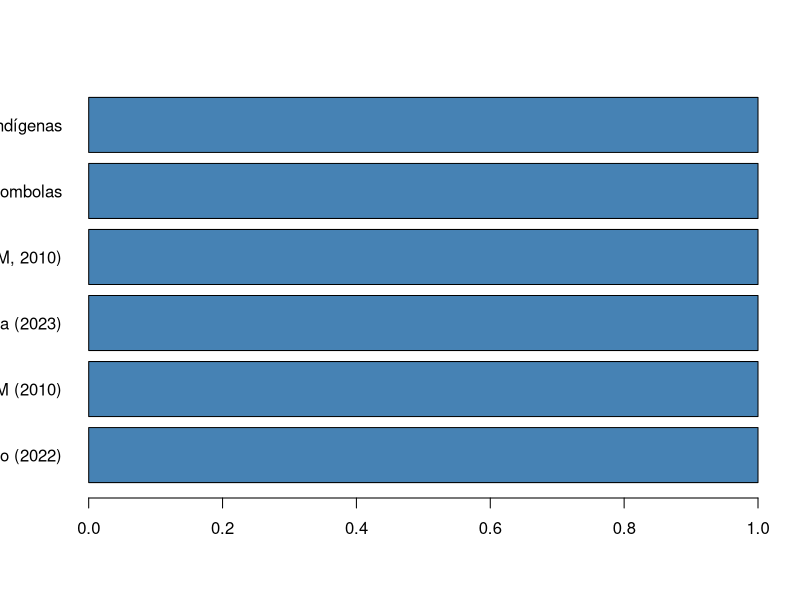
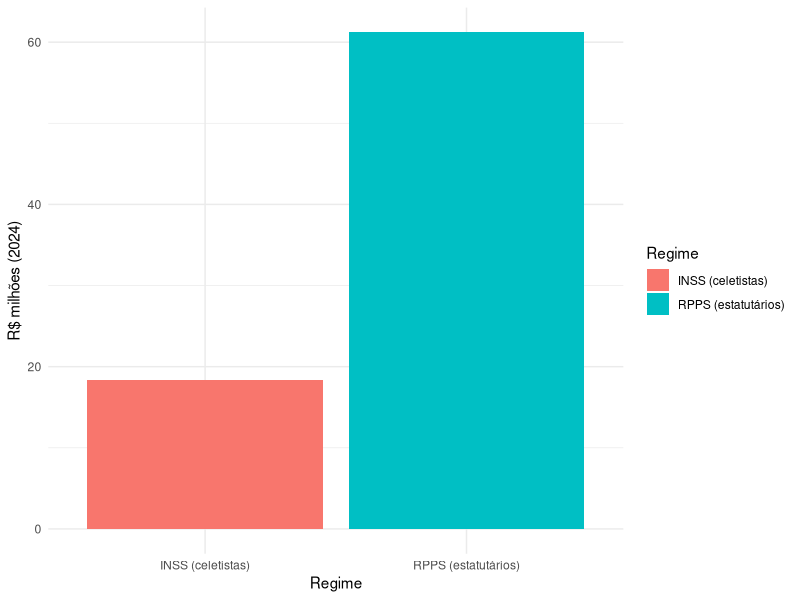
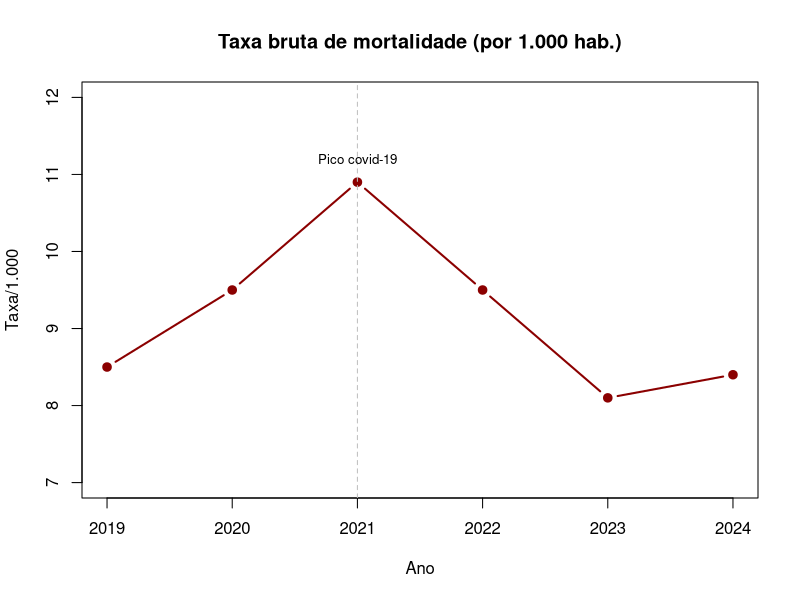
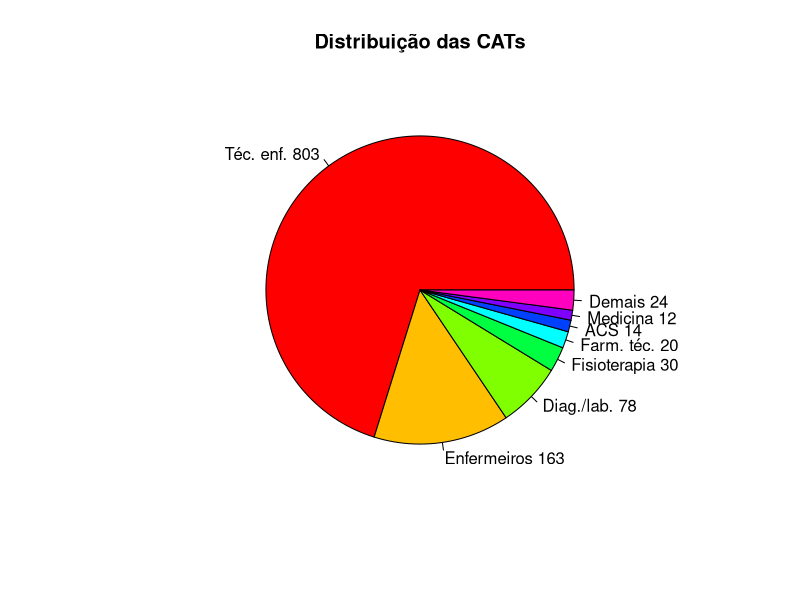
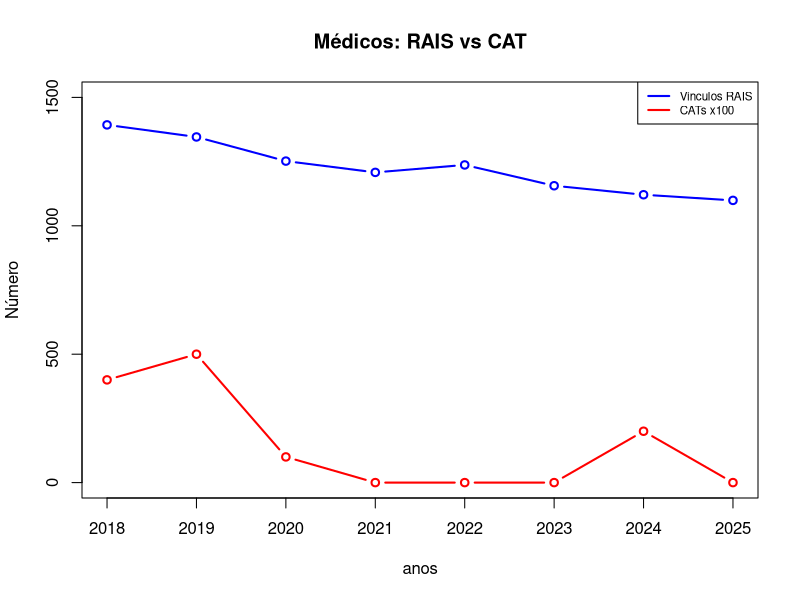
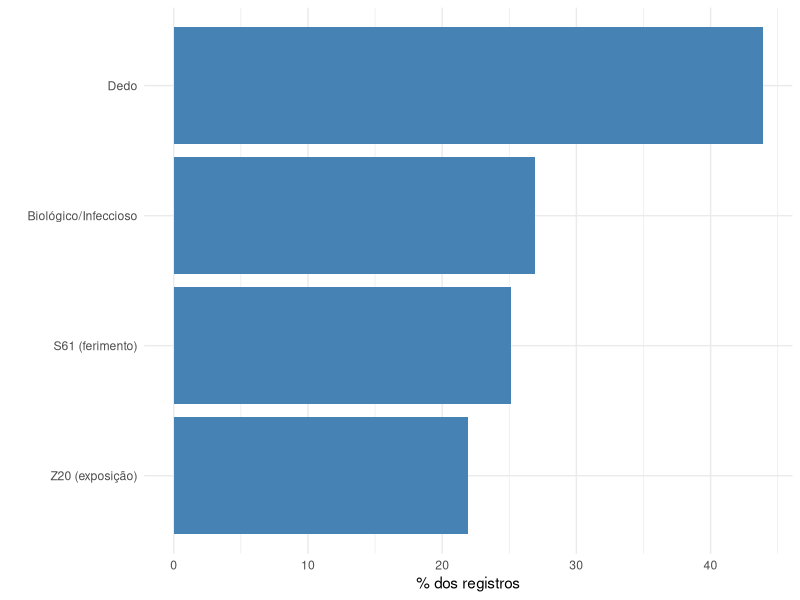
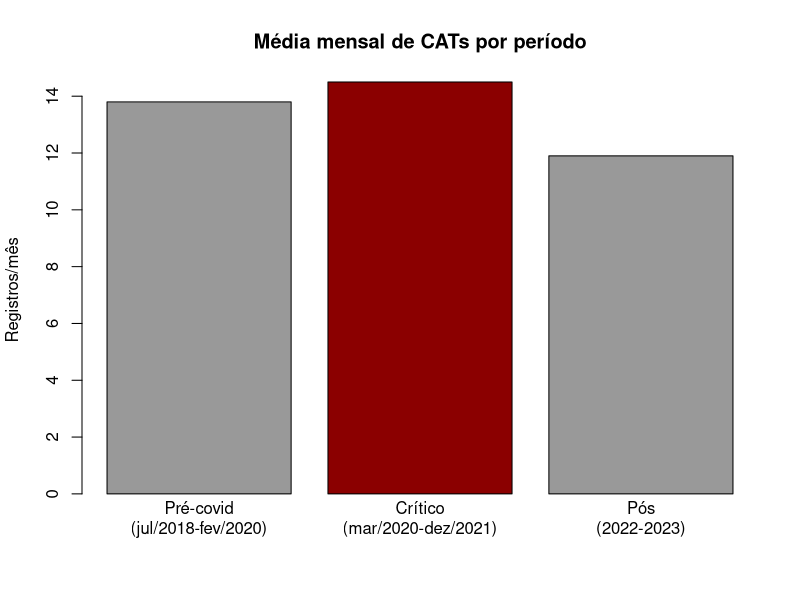

The R script that drew these images, in order:
## ---- chunk 1
dados <- data.frame(
  Indicador = c("População (2022)", "IDHM (2010)", "PIB per capita (2023)", 
                "Pobreza (<½ SM, 2010)", "Quilombolas", "Indígenas"),
  Valor = c("483.540 hab.", "0,716", "R$ 88.831", "37,7%", "3.083", "363")
)
barplot(rep(1,6), names.arg=dados$Indicador, horiz=TRUE, las=1, col="steelblue")
## ---- chunk 2
library(ggplot2)
df <- data.frame(
  Regime = c("RPPS (estatutários)", "INSS (celetistas)"),
  Contribuicoes = c(61.2, 18.3)
)
ggplot(df, aes(x=Regime, y=Contribuicoes, fill=Regime)) +
  geom_col() + ylab("R$ milhões (2024)") + theme_minimal()
## ---- chunk 3
anos <- 2019:2024
obitos <- c(4299, 4831, 5635, 4608, 4199, 4346)
taxas <- c(8.5, 9.5, 10.9, 9.5, 8.1, 8.4)
plot(anos, taxas, type="b", col="darkred", lwd=2, pch=19,
     main="Taxa bruta de mortalidade (por 1.000 hab.)",
     ylim=c(7,12), xlab="Ano", ylab="Taxa/1.000")
abline(v=2021, lty=2, col="gray")
text(2021, 11.2, "Pico covid-19", cex=0.8)
## ---- chunk 4
cats <- c(803, 163, 78, 30, 20, 14, 12, 24)
nomes <- c("Téc. enf.", "Enfermeiros", "Diag./lab.", "Fisioterapia",
           "Farm. téc.", "ACS", "Medicina", "Demais")
pie(cats, labels=paste(nomes, cats), col=rainbow(8), main="Distribuição das CATs")
## ---- chunk 5
anos <- 2018:2025
medicos_rais <- c(1393, 1346, 1252, 1208, 1237, 1156, 1121, 1099)
medicos_cat <- c(4, 5, 1, 0, 0, 0, 2, 0)
plot(anos, medicos_rais, type="b", col="blue", lwd=2, ylim=c(0,1500),
     main="Médicos: RAIS vs CAT", ylab="Número")
lines(anos, medicos_cat*100, type="b", col="red", lwd=2)
legend("topright", c("Vínculos RAIS", "CATs x100"), col=c("blue","red"), lwd=2, cex=0.7)
## ---- chunk 6
 library(ggplot2)
 df <- data.frame(
   Causa = c("Dedo", "Biológico/Infeccioso", "S61 (ferimento)", "Z20 (exposição)"),
   Pct = c(43.9, 26.9, 25.1, 21.9)
 )
 ggplot(df, aes(x=reorder(Causa, Pct), y=Pct)) +
   geom_col(fill="steelblue") + coord_flip() +
   ylab("% dos registros") + xlab("") + theme_minimal()
## ---- chunk 7
periodos <- c("Pré-covid\n(jul/2018-fev/2020)", "Crítico\n(mar/2020-dez/2021)", "Pós\n(2022-2023)")
medias <- c(13.8, 14.5, 11.9)
barplot(medias, names.arg=periodos, col=c("gray60", "darkred", "gray60"),
        main="Média mensal de CATs por período", ylab="Registros/mês")
